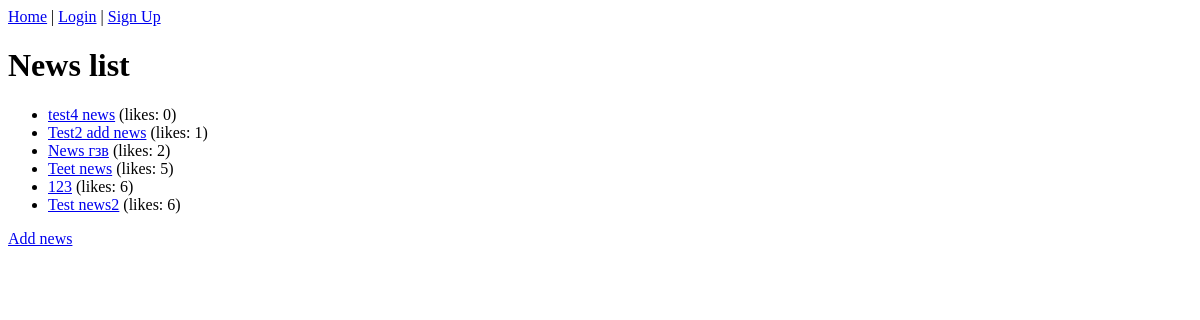
The page /news/ on the database as committed earlier.
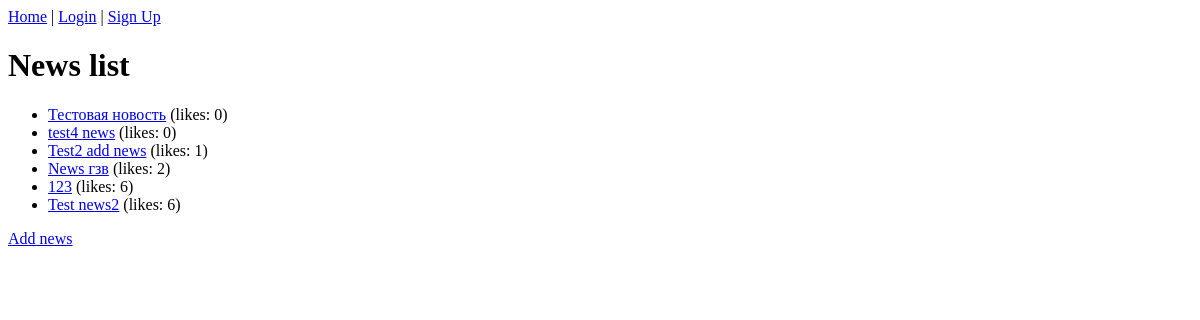
The same page on the database as committed later.
### news/models.py (models this page shows, shortened)
class News(models.Model):
    title = models.CharField(max_length=200)
    content = models.TextField()
    created_at = models.DateTimeField(auto_now_add=True)
    author = models.ForeignKey(User, on_delete=models.CASCADE)

### news/views.py (the view)
# urls.py: path('', views.news_list, name='news_list'),
def news_list(request):
    news = News.objects.all().order_by('-created_at')
    news_with_likes = []
    for item in news:
        likes_count = item.like_set.count()
        news_with_likes.append({'news': item, 'likes_count': likes_count})
    return render(request, 'news/news_list.html', {'news_with_likes': news_with_likes})

### news/templates/news/news_list.html
{% extends 'base.html' %}
{% block content %}
    <h1>News list</h1>
    <ul>
        {% for item in news_with_likes %}
            <li>
                <a href="{% url 'news_detail' item.news.pk %}">{{ item.news.title }}</a>
                (likes: {{ item.likes_count }})
            </li>
        {% endfor %}
    </ul>
    <a href="{% url 'news_add' %}">Add news</a>
{% endblock %}

### news/templates/base.html (shortened to what this page needs)
<!DOCTYPE html>
<html>
<head>
</head>
<body>
    <nav>
        <a href="{% url 'news_list' %}">Home</a> |
        {% if user.is_authenticated %}
        <a href="{% url 'logout' %}" onclick="event.preventDefault(); document.getElementById('logout-form').submit();">Logout</a>
        <form id="logout-form" method="post" action="{% url 'logout' %}" style="display: none;">
            {% csrf_token %}
        </form>
        {% else %}
            <a href="{% url 'login' %}">Login</a> |
            <a href="{% url 'sign-up' %}">Sign Up</a>
        {% endif %}
    </nav>
    <div class="container">
        {% block content %}{% endblock %}
    </div>
</body>
</html>

Rows that differ between the two databases and show on the page:
removed News: news "Teet news", likes_count "5"
added News: news "Тестовая новость", likes_count "0"
